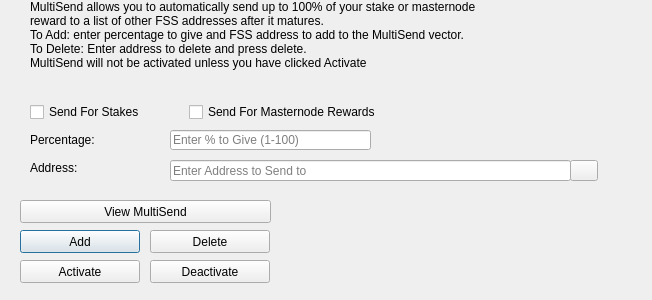
<?xml version="1.0" encoding="UTF-8"?>
<ui version="4.0">
 <class>MultiSendDialog</class>
 <widget class="QDialog" name="MultiSendDialog">
  <property name="windowModality">
   <enum>Qt::NonModal</enum>
  </property>
  <property name="geometry">
   <rect>
    <x>0</x>
    <y>0</y>
    <width>652</width>
    <height>300</height>
   </rect>
  </property>
  <property name="windowTitle">
   <string>MultiSend</string>
  </property>
  <widget class="QLineEdit" name="multiSendPercentEdit">
   <property name="geometry">
    <rect>
     <x>170</x>
     <y>130</y>
     <width>201</width>
     <height>20</height>
    </rect>
   </property>
   <property name="toolTip">
    <string>Enter whole numbers 1 - 100</string>
   </property>
   <property name="placeholderText">
    <string>Enter % to Give (1-100)</string>
   </property>
  </widget>
  <widget class="QLineEdit" name="multiSendAddressEdit">
   <property name="geometry">
    <rect>
     <x>170</x>
     <y>160</y>
     <width>401</width>
     <height>21</height>
    </rect>
   </property>
   <property name="toolTip">
    <string/>
   </property>
   <property name="placeholderText">
    <string>Enter Address to Send to</string>
   </property>
  </widget>
  <widget class="QLabel" name="label_2">
   <property name="geometry">
    <rect>
     <x>30</x>
     <y>0</y>
     <width>451</width>
     <height>121</height>
    </rect>
   </property>
   <property name="lineWidth">
    <number>1</number>
   </property>
   <property name="text">
    <string>MultiSend allows you to automatically send up to 100% of your stake or masternode reward to a list of other FSS addresses after it matures.
To Add: enter percentage to give and FSS address to add to the MultiSend vector.
To Delete: Enter address to delete and press delete.
MultiSend will not be activated unless you have clicked Activate</string>
   </property>
   <property name="alignment">
    <set>Qt::AlignLeading|Qt::AlignLeft|Qt::AlignTop</set>
   </property>
   <property name="wordWrap">
    <bool>true</bool>
   </property>
  </widget>
  <widget class="QLabel" name="message">
   <property name="geometry">
    <rect>
     <x>290</x>
     <y>200</y>
     <width>351</width>
     <height>91</height>
    </rect>
   </property>
   <property name="text">
    <string/>
   </property>
  </widget>
  <widget class="QPushButton" name="addButton">
   <property name="geometry">
    <rect>
     <x>20</x>
     <y>230</y>
     <width>120</width>
     <height>23</height>
    </rect>
   </property>
   <property name="toolTip">
    <string/>
   </property>
   <property name="statusTip">
    <string>Add to MultiSend Vector</string>
   </property>
   <property name="text">
    <string>Add</string>
   </property>
  </widget>
  <widget class="QPushButton" name="disableButton">
   <property name="geometry">
    <rect>
     <x>150</x>
     <y>260</y>
     <width>120</width>
     <height>23</height>
    </rect>
   </property>
   <property name="statusTip">
    <string>Deactivate MultiSend</string>
   </property>
   <property name="text">
    <string>Deactivate</string>
   </property>
  </widget>
  <widget class="QPushButton" name="addressBookButton">
   <property name="geometry">
    <rect>
     <x>570</x>
     <y>160</y>
     <width>28</width>
     <height>21</height>
    </rect>
   </property>
   <property name="toolTip">
    <string>Choose an address from the address book</string>
   </property>
   <property name="text">
    <string/>
   </property>
   <property name="icon">
    <iconset resource="../fss.qrc">
     <normaloff>:/icons/address-book</normaloff>:/icons/address-book</iconset>
   </property>
   <property name="shortcut">
    <string>Alt+A</string>
   </property>
   <property name="autoDefault">
    <bool>false</bool>
   </property>
  </widget>
  <widget class="QLabel" name="label">
   <property name="geometry">
    <rect>
     <x>30</x>
     <y>130</y>
     <width>121</width>
     <height>20</height>
    </rect>
   </property>
   <property name="toolTip">
    <string>Percentage of stake to send</string>
   </property>
   <property name="text">
    <string>Percentage:</string>
   </property>
  </widget>
  <widget class="QLabel" name="label_5">
   <property name="geometry">
    <rect>
     <x>30</x>
     <y>160</y>
     <width>111</width>
     <height>16</height>
    </rect>
   </property>
   <property name="toolTip">
    <string>Address to send portion of stake to</string>
   </property>
   <property name="text">
    <string>Address:</string>
   </property>
  </widget>
  <widget class="QPushButton" name="deleteButton">
   <property name="geometry">
    <rect>
     <x>150</x>
     <y>230</y>
     <width>120</width>
     <height>23</height>
    </rect>
   </property>
   <property name="toolTip">
    <string/>
   </property>
   <property name="statusTip">
    <string>Delete Address From MultiSend Vector</string>
   </property>
   <property name="text">
    <string>Delete</string>
   </property>
  </widget>
  <widget class="QPushButton" name="activateButton">
   <property name="geometry">
    <rect>
     <x>20</x>
     <y>260</y>
     <width>120</width>
     <height>23</height>
    </rect>
   </property>
   <property name="statusTip">
    <string>Activate MultiSend</string>
   </property>
   <property name="text">
    <string>Activate</string>
   </property>
  </widget>
  <widget class="QPushButton" name="viewButton">
   <property name="geometry">
    <rect>
     <x>20</x>
     <y>200</y>
     <width>251</width>
     <height>23</height>
    </rect>
   </property>
   <property name="toolTip">
    <string/>
   </property>
   <property name="statusTip">
    <string>View MultiSend Vector</string>
   </property>
   <property name="text">
    <string>View MultiSend</string>
   </property>
  </widget>
  <widget class="QWidget" name="horizontalLayoutWidget">
   <property name="geometry">
    <rect>
     <x>30</x>
     <y>100</y>
     <width>351</width>
     <height>24</height>
    </rect>
   </property>
   <layout class="QHBoxLayout" name="horizontalLayout">
    <item>
     <widget class="QCheckBox" name="multiSendStakeCheckBox">
      <property name="text">
       <string>Send For Stakes</string>
      </property>
     </widget>
    </item>
    <item>
     <widget class="QCheckBox" name="multiSendMasternodeCheckBox">
      <property name="text">
       <string>Send For Masternode Rewards</string>
      </property>
     </widget>
    </item>
   </layout>
  </widget>
 </widget>
 <resources>
  <include location="../fss.qrc"/>
 </resources>
 <connections/>
</ui>
